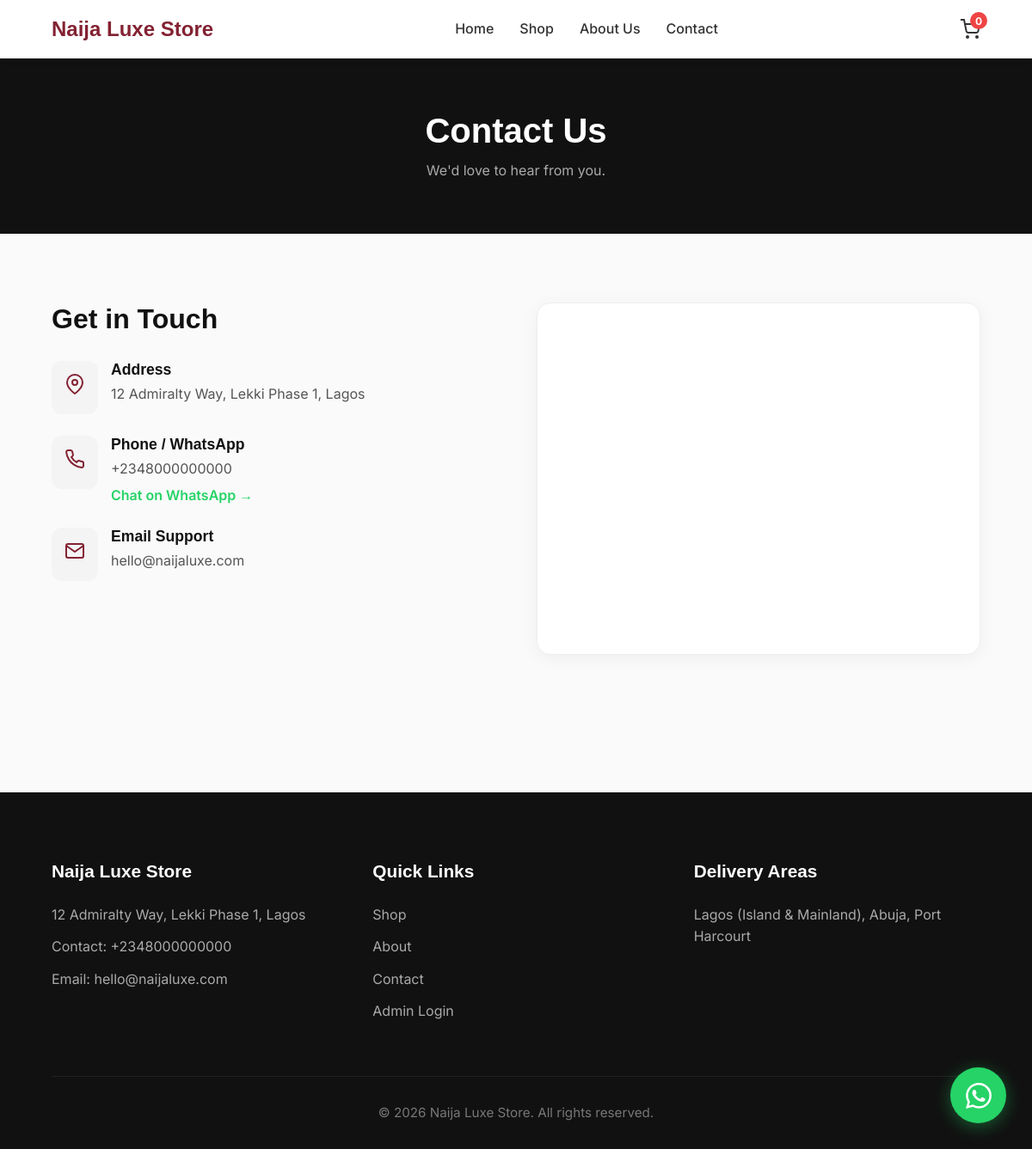
The page /contact.php on the database its author committed.
### tables this page shows
CREATE TABLE IF NOT EXISTS `store_info` (
  `id` INT AUTO_INCREMENT PRIMARY KEY,
  `name` VARCHAR(255) NOT NULL,
  `logo` VARCHAR(255),
  `phone` VARCHAR(20),
  `whatsapp` VARCHAR(20),
  `email` VARCHAR(255),
  `address` TEXT,
  `delivery_areas` TEXT,
  `bank_name` VARCHAR(100),
  `account_number` VARCHAR(50),
  `account_name` VARCHAR(255),
  `primary_color` VARCHAR(20) DEFAULT '#832232'
);

### includes/functions.php (called while the page is built, shortened)
<?php
function get_store_info($pdo) {
    $stmt = $pdo->query("SELECT * FROM store_info LIMIT 1");
    $result = $stmt->fetch();
    return $result;
}
?>

### contact.php (the view, shortened to what this page needs)
<?php
require_once 'includes/db.php';
require_once 'includes/header.php';
?>
<div class="page-banner">
    <div class="container">
        <h1>Contact Us</h1>
        <p>We'd love to hear from you.</p>
    </div>
</div>
<section class="section">
    <div class="container">
        <div style="display:flex; flex-wrap:wrap; gap:50px;">
            <div style="flex:1; min-width:300px;">
                <h2 style="font-size:2rem; margin-bottom:30px; font-family:'Clash Display', sans-serif;">Get in Touch</h2>
                <div style="display:flex; flex-direction:column; gap:25px;">
                    <div style="display:flex; align-items:flex-start; gap:15px;">
                        <div style="background:#f4f4f4; padding:15px; border-radius:12px; color:var(--primary-color);">
                            <svg width="24" height="24" viewBox="0 0 24 24" fill="none" stroke="currentColor" stroke-width="2"><path d="M21 10c0 7-9 13-9 13s-9-6-9-13a9 9 0 0 1 18 0z"></path><circle cx="12" cy="10" r="3"></circle></svg>
                        </div>
                        <div>
                            <h4 style="font-size:1.1rem; margin-bottom:5px;">Address</h4>
                            <p style="color:#555;"><?= htmlspecialchars($store['address']) ?></p>
                        </div>
                    </div>
                    <div style="display:flex; align-items:flex-start; gap:15px;">
                        <div style="background:#f4f4f4; padding:15px; border-radius:12px; color:var(--primary-color);">
                        </div>
                        <div>
                            <h4 style="font-size:1.1rem; margin-bottom:5px;">Phone / WhatsApp</h4>
                            <p style="color:#555; margin-bottom:5px;"><?= htmlspecialchars($store['phone']) ?></p>
                            <a href="https://wa.me/<?= preg_replace('/[^0-9]/', '', $store['whatsapp']) ?>" style="color:#25d366; font-weight:600; display:inline-flex; align-items:center; gap:5px;">Chat on WhatsApp &rarr;</a>
                        </div>
                    </div>
                    <div style="display:flex; align-items:flex-start; gap:15px;">
                        <div style="background:#f4f4f4; padding:15px; border-radius:12px; color:var(--primary-color);">
                            <svg width="24" height="24" viewBox="0 0 24 24" fill="none" stroke="currentColor" stroke-width="2"><path d="M4 4h16c1.1 0 2 .9 2 2v12c0 1.1-.9 2-2 2H4c-1.1 0-2-.9-2-2V6c0-1.1.9-2 2-2z"></path><polyline points="22,6 12,13 2,6"></polyline></svg>
                        </div>
                        <div>
                            <h4 style="font-size:1.1rem; margin-bottom:5px;">Email Support</h4>
                            <p style="color:#555;"><a href="mailto:<?= htmlspecialchars($store['email']) ?>"><?= htmlspecialchars($store['email']) ?></a></p>
                        </div>
                    </div>
                </div>
            </div>
            <div style="flex:1; min-width:300px; background:#fff; border-radius:16px; overflow:hidden; box-shadow:0 4px 20px rgba(0,0,0,0.05); border:1px solid #eee;">
                <iframe
                    width="100%"
                    height="100%"
                    style="border:0; min-height:400px;"
                    loading="lazy"
                    allowfullscreen
                    src="https://www.google.com/maps/embed/v1/place?key=REPLACE_WITH_API_KEY&q=<?= urlencode($store['address']) ?>&zoom=14">
                </iframe>
            </div>
        </div>
    </div>
</section>
<?php require_once 'includes/footer.php'; ?>

### includes/header.php (shortened to what this page needs)
<?php
require_once 'functions.php';
$store = get_store_info($pdo);
?>
<!DOCTYPE html>
<html lang="en">
<head>
    <link href="https://api.fontshare.com/v2/css?f[]=clash-display@400,500,600,700&display=swap" rel="stylesheet">
    <link rel="stylesheet" href="<?= BASE_URL ?>/assets/css/style.css">
</head>
<body>
    <header class="site-header">
        <div class="container nav-container">
            <a href="<?= BASE_URL ?>/" class="brand">
                <?php if(!empty($store['logo'])): ?>
                    <img src="<?= BASE_URL ?>/uploads/<?= htmlspecialchars($store['logo']) ?>" alt="<?= htmlspecialchars($store['name']) ?>">
                <?php else: ?>
                    <span class="brand-text"><?= htmlspecialchars($store['name']) ?></span>
                <?php endif; ?>
            </a>
            <nav class="nav-links" id="nav-menu">
                <a href="<?= BASE_URL ?>/">Home</a>
                <a href="<?= BASE_URL ?>/shop.php">Shop</a>
                <a href="<?= BASE_URL ?>/about.php">About Us</a>
                <a href="<?= BASE_URL ?>/contact.php">Contact</a>
            </nav>
            <div class="nav-actions">
                <a href="<?= BASE_URL ?>/cart.php" class="cart-btn" aria-label="Cart">
                    <svg width="24" height="24" viewBox="0 0 24 24" fill="none" stroke="currentColor" stroke-width="2"><circle cx="9" cy="21" r="1"></circle><circle cx="20" cy="21" r="1"></circle><path d="M1 1h4l2.68 13.39a2 2 0 0 0 2 1.61h9.72a2 2 0 0 0 2-1.61L23 6H6"></path></svg>
                    <span id="cart-count">0</span>
                </a>
            </div>
        </div>
    </header>
    <main>

### includes/footer.php (shortened to what this page needs)
    </main>
    <footer class="site-footer">
        <div class="container">
            <div class="footer-grid">
                <div class="footer-col">
                    <h3><?= htmlspecialchars($store['name']) ?></h3>
                    <p><?= htmlspecialchars($store['address']) ?></p>
                    <p>Contact: <?= htmlspecialchars($store['phone']) ?></p>
                    <p>Email: <?= htmlspecialchars($store['email']) ?></p>
                </div>
                <div class="footer-col">
                    <h3>Quick Links</h3>
                    <ul>
                        <li><a href="<?= BASE_URL ?>/shop.php">Shop</a></li>
                        <li><a href="<?= BASE_URL ?>/about.php">About</a></li>
                        <li><a href="<?= BASE_URL ?>/contact.php">Contact</a></li>
                        <li><a href="<?= BASE_URL ?>/admin/login.php">Admin Login</a></li>
                    </ul>
                </div>
                <div class="footer-col">
                    <h3>Delivery Areas</h3>
                    <p><?= htmlspecialchars($store['delivery_areas']) ?></p>
                </div>
            </div>
            <div class="footer-bottom">
                <p>&copy; <?= date('Y') ?> <?= htmlspecialchars($store['name']) ?>. All rights reserved.</p>
            </div>
        </div>
    </footer>
    <a href="https://wa.me/<?= preg_replace('/[^0-9]/', '', $store['whatsapp']) ?>" class="whatsapp-fab" target="_blank" aria-label="Chat with us on WhatsApp">
    </a>
</body>
</html>

### assets/css/style.css (style rules this page uses)
*, *::before, *::after { box-sizing: border-box; margin: 0; padding: 0; }
body { font-family: 'Inter', sans-serif; color: #333; background-color: #fafafa; line-height: 1.6; overflow-x: hidden; }
h1, h2, h3, h4, h5, h6 { font-family: 'Clash Display', sans-serif; font-weight: 600; color: #111; line-height: 1.2; }
a { text-decoration: none; color: inherit; transition: color 0.3s; }
.container { width: 90%; max-width: 1200px; margin: 0 auto; }
.site-header { background: rgba(255, 255, 255, 0.98); backdrop-filter: blur(10px); position: sticky; top: 0; z-index: 100; box-shadow: 0 2px 10px rgba(0,0,0,0.05); padding: 15px 0; }
.nav-container { display: flex; justify-content: space-between; align-items: center; }
.brand { font-family: 'Clash Display', sans-serif; font-size: 24px; font-weight: 700; color: var(--primary-color); }
.nav-links { display: flex; gap: 30px; align-items:center; }
.nav-links a { font-weight: 500; font-size: 16px; position: relative; }
.nav-links a::after { content: ''; position: absolute; bottom: -5px; left: 0; width: 0; height: 2px; background: var(--primary-color); transition: width 0.3s; }
.nav-actions { display: flex; align-items: center; gap: 20px; }
.cart-btn { position: relative; cursor: pointer; display: flex; align-items: center; }
#cart-count { position: absolute; top: -8px; right: -8px; background: #ef4444; color: #fff; font-size: 12px; font-weight: bold; width: 20px; height: 20px; border-radius: 50%; display: flex; align-items: center; justify-content: center; }
.page-banner { background: #111; color: #fff; padding: 60px 0; text-align: center; }
.page-banner h1 { color: #fff; margin-bottom: 10px; font-size: 2.5rem; }
.page-banner p { color: #aaa; }
.section { padding: 80px 0; }
.site-footer { background: #111; color: #fff; padding: 80px 0 30px; margin-top:80px; }
.footer-grid { display: grid; grid-template-columns: repeat(auto-fit, minmax(250px, 1fr)); gap: 40px; margin-bottom: 50px; }
.footer-col h3 { color: #fff; margin-bottom: 25px; font-size: 1.3rem; }
.footer-col p { color: #aaa; margin-bottom: 12px; }
.footer-col ul { list-style: none; }
.footer-col ul li { margin-bottom: 12px; }
.footer-col ul li a { color: #aaa; transition:all 0.3s; }
.footer-bottom { text-align: center; color: #777; border-top: 1px solid #222; padding-top: 30px; margin-top: 20px; font-size: 0.95rem; }
.whatsapp-fab { position: fixed; bottom: 30px; right: 30px; background-color: #25D366; width: 65px; height: 65px; border-radius: 50%; display: flex; align-items: center; justify-content: center; box-shadow: 0 4px 20px rgba(37, 211, 102, 0.4); z-index: 1000; animation: pulse 2s infinite; transition: transform 0.3s; }

### rows shown on the page
store_info: name "Naija Luxe Store", address "12 Admiralty Way, Lekki Phase 1, Lagos", phone "+2348000000000", email "hello@naijaluxe.com", delivery_areas "Lagos (Island & Mainland), Abuja, Port Harcourt"
